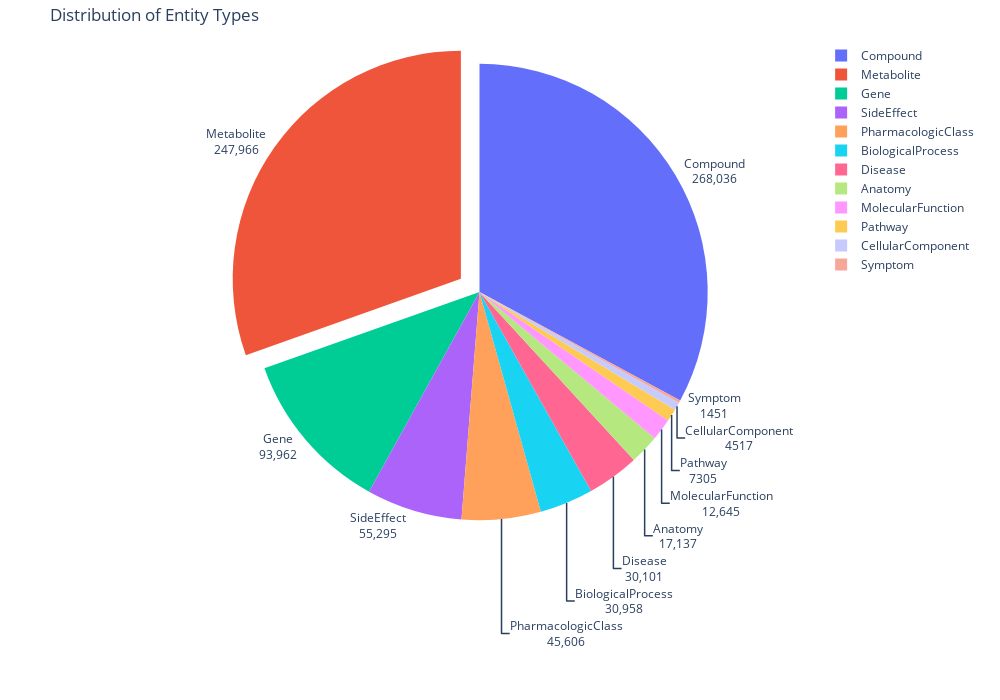

Source (notebook cell):
### Markdown cell above
### Pie Chart 1: Distribution of Entity Types

### Code cell
import plotly.express as px

# 准备饼图数据
temp_node_stat = node_stat
# 准备饼图数据
entity_types = temp_node_stat["entity_type"]
entity_counts = temp_node_stat["entity_count"]

# 绘制饼图
fig_pie = px.pie(
    temp_node_stat,
    names=entity_types,
    values=entity_counts,
    title="Distribution of Entity Types",
)

# 修改饼图的标签和显示内容
fig_pie.update_traces(
    textinfo="label+value",  # 显示实体类型标签和总数目
    hovertemplate="%{label}: %{value} nodes",  # 悬浮时显示实体类型和总数
    textposition="outside",  # 实体类型标签显示在饼图外部
    pull=[
        0.1 if entity == "Metabolite" else 0 for entity in entity_types
    ],  # 把较小的部分拉出来
)

# 调整布局，增加图形尺寸
fig_pie.update_layout(
    margin=dict(t=0, b=0, l=0, r=0),  # 调整图的边距
    height=700,  # 增加图形高度
    width=1000,  # 增加图形宽度
)

# 显示饼图
fig_pie.show()

### Figure 1 — Plotly figure (JSON) as saved in the notebook; plotly's stock layout.template omitted (floating-point values rounded to 4 significant figures)
{"data": [{"domain": {"x": [0, 1], "y": [0, 1]}, "hovertemplate": "%{label}: %{value} nodes", "labels": ["Anatomy", "Anatomy", "BiologicalProcess", "BiologicalProcess", "CellularComponent", "CellularComponent", "Compound", "Compound", "Disease", "Disease", "Disease", "Gene", "Metabolite", "MolecularFunction", "MolecularFunction", "Pathway", "Pathway", "Pathway", "Pathway", "PharmacologicClass", "PharmacologicClass", "SideEffect", "SideEffect", "Symptom", "Symptom"], "legendgroup": "", "name": "", "pull": [0, 0, 0, 0, 0, 0, 0, 0, 0, 0, 0, 0, 0.1, 0, 0, 0, 0, 0, 0, 0, 0, 0, 0, 0, 0], "showlegend": true, "textinfo": "label+value", "textposition": "outside", "type": "pie", "values": [1315, 15822, 30571, 387, 4485, 32, 267869, 167, 1, 3518, 26582, 93962, 247966, 12502, 143, 294, 1057, 4354, 1600, 1, 45605, 5734, 49561, 438, 1013]}], "layout": {"height": 700, "legend": {"tracegroupgap": 0}, "margin": {"b": 0, "l": 0, "r": 0, "t": 0}, "title": {"text": "Distribution of Entity Types"}, "width": 1000}}
